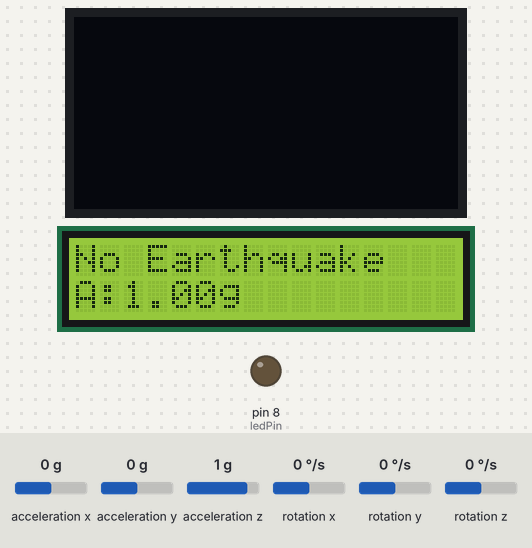
Bench run of a sketch on a simulated Arduino Uno, built with avr-gcc and run on an emulated ATmega328P. Parts: 128×64 one-colour display, 16×2 character LCD, output pins drawn as LEDs (lit = HIGH). Inputs (shaded band) come from the test bench; at power-on: acceleration x 0 g, acceleration z 1 g, acceleration y 0 g, rotation x 0 °/s, rotation y 0 °/s, rotation z 0 °/s. The modem accepts every AT command (registered, SIM ready, sends succeed) and sends nothing else; what the sketch prints to the serial monitor is not drawn.

Above: at 1.2 s.
1.3 s: acceleration x set to -0.3 g
At 1.6 s:
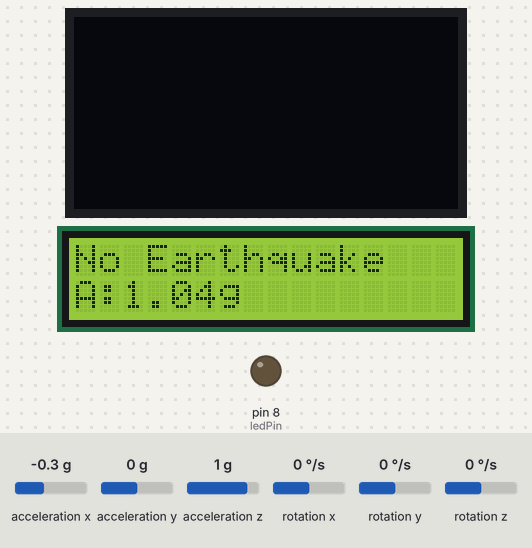
2.8 s: acceleration x set to -0.6 g
At 3.5 s:
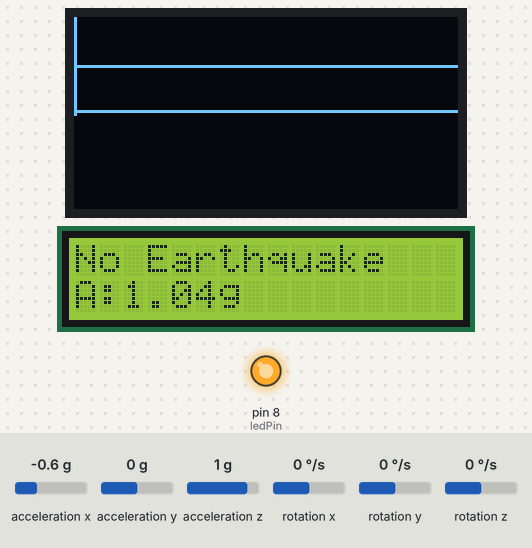
4.3 s: acceleration z set to 0.8 g
At 7.23 s:
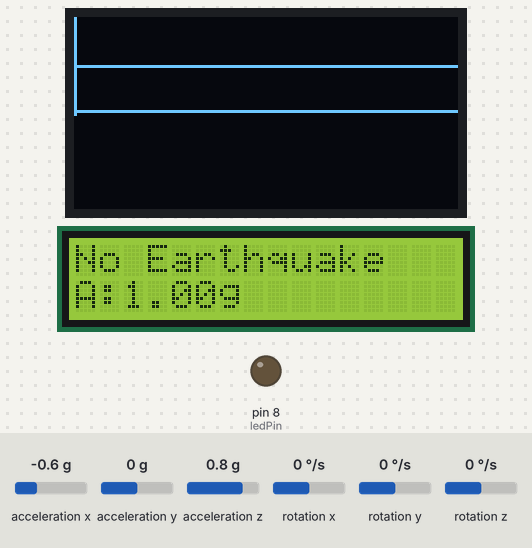
7.3 s: acceleration y set to -0.3 g
At 8.0 s:
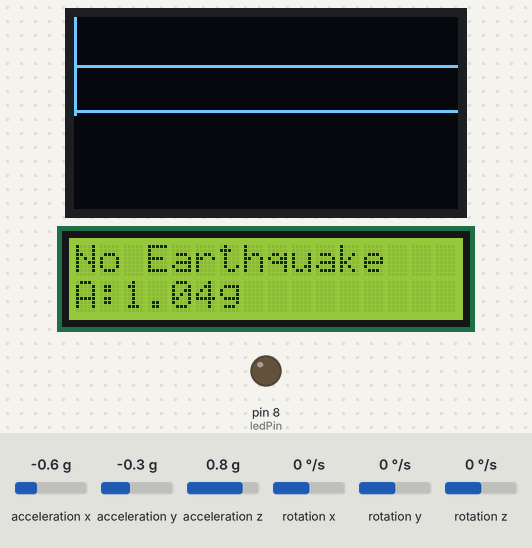
8.8 s: acceleration y set to -0.6 g
At 9.5 s:
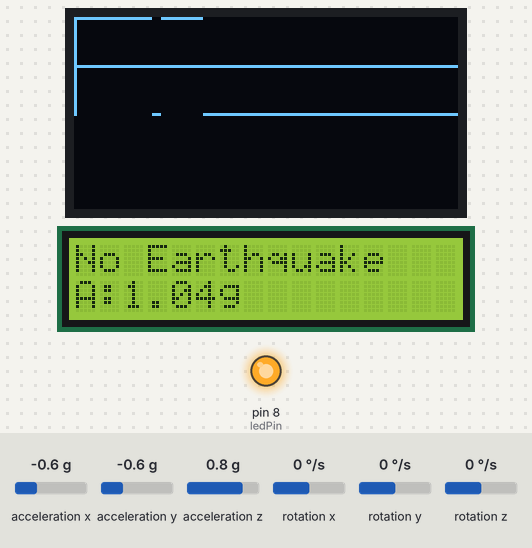
Timing chart, 0 to 11.3 s (numbered marks = the images above; inputs shaded):
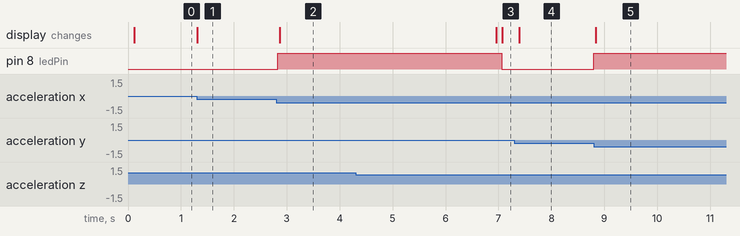

The sketch:

v3.ino
```cpp
#include <Wire.h>
#include <Adafruit_GFX.h>
#include <Adafruit_SSD1306.h>
#include <MPU6050.h>
#include <LiquidCrystal.h>
#include <math.h>
#include <SoftwareSerial.h>

#define SCREEN_WIDTH 128
#define SCREEN_HEIGHT 32
#define OLED_RESET 4
Adafruit_SSD1306 display(OLED_RESET);
LiquidCrystal lcd(12, 11, 4, 5, 6, 7); // initialize the LCD with the correct pins
SoftwareSerial sim900(9, 10); // RX, TX pins of SIM900


MPU6050 mpu;
float threshold = 1.1; // set threshold value in g (adjust as necessary)
int ledPin = 8;
int16_t ax, ay, az;

void setup() {
  Wire.begin();
  Serial.begin(9600);
  sim900.begin(9600); // initialize software serial for SIM900
  pinMode(ledPin, OUTPUT);
  mpu.initialize();
  display.begin(SSD1306_SWITCHCAPVCC, 0x3C);
  display.clearDisplay();
  display.setTextColor(WHITE);
  display.setTextSize(1);
  //display.setCursor(0,0);
 // display.println("Earthquake Detection");
  //display.display();
  lcd.begin(16, 2); // initialize the LCD with 16 columns and 2 rows
  lcd.clear(); // clear the LCD screen
  //lcd.print("Hello World!"); // write a message to the LCD
}

void sms(){
  sim900.println("AT+CMGF=1"); // set SMS mode to text
  delay(1000);
  sim900.println("AT+CMGS=\"+8801759209101\""); // replace with phone number to send SMS to
  delay(1000);
  sim900.println("Earthquake SOS!!!!"); // replace with message to send
  delay(1000);
  sim900.write(26); // send CTRL+Z to end SMS message
  delay(1000);
}


  unsigned long previousMillis = 0;
const int interval = 100; // Interval in milliseconds between each data point
int dataPoints[SCREEN_WIDTH]; // Array to store acceleration data points
int dataIndex = 0; // Current index in dataPoints array
int maxData = -10000; // Maximum value of dataPoints array
int minData = 10000; // Minimum value of dataPoints array


void setupGraph(int16_t ax, int16_t ay) {

   // Draw x-axis
  display.drawLine(0, SCREEN_HEIGHT / 2, SCREEN_WIDTH, SCREEN_HEIGHT / 2, WHITE);

  // Draw y-axis
  display.drawLine(0, 0, 0, SCREEN_HEIGHT, WHITE);

  // Draw data points
  int x = 0;
  for (int i = 0; i < SCREEN_WIDTH; i++) {
    int y = map(dataPoints[i], minData, maxData, SCREEN_HEIGHT, 0);
    display.drawPixel(x, y, WHITE);
    x++;
  }

  display.display();


}

void loop() {
  mpu.getAcceleration(&ax, &ay, &az);
  // Print the data to the serial monitor
  Serial.print("Accelerometer (mg): ");
  Serial.print(ax); Serial.print(", ");
  Serial.print(ay); Serial.print(", ");
  Serial.println(az);

  static unsigned long lastTime = 0;
  unsigned long currentTime = millis();


  float accelerationX = ax / 16384.0; // calculate acceleration in g
  float accelerationY = ay / 16384.0;
  float accelerationZ = az / 16384.0;
  float acceleration = sqrt(accelerationX * accelerationX + accelerationY * accelerationY + accelerationZ * accelerationZ);
  Serial.println(acceleration);
  float convertedValue = map(acceleration, -32768, 32767, 0, SCREEN_HEIGHT);
  int graphHeight = SCREEN_HEIGHT - convertedValue;


 unsigned long currentMillis = millis();

  if (currentMillis - previousMillis >= interval) {

    // Store acceleration data in dataPoints array
    dataPoints[dataIndex] = (int)acceleration;

    // Update maxData and minData values
    if (acceleration > maxData) {
      maxData = (int)acceleration;
    } else if (acceleration < minData) {
      minData = (int)acceleration;
    }

    // Increment dataIndex and wrap around if necessary
    dataIndex++;
    if (dataIndex >= SCREEN_WIDTH) {
      dataIndex = 0;
      maxData = -10000;
      minData = 10000;
    }


  if (acceleration >= threshold) {
    digitalWrite(ledPin, HIGH); // turn on LED
    //lcd.print("Earthquake Detected!");
    display.clearDisplay();
    display.setCursor(0,0);
    //display.print("Earthquake Detected!");
    display.setCursor(0,10);
    //display.print("Acceleration: ");
    //display.print(acceleration, 2);
    //display.print(" g");
    setupGraph(ax, ay);
    display.display();
    sms();

    int num_bars = map(acceleration, 0, 1000, 0, 16);
    // display bar graph on LCD screen
    lcd.clear(); // clear the LCD screen
     lcd.print("Earthquake Detected!");
    lcd.setCursor(0, 1);
    lcd.print("A:");
    lcd.print(acceleration);
    lcd.print("g");
  }
  else {
    digitalWrite(ledPin, LOW); // turn off LED
    //lcd.print("No Earthquake!");
    display.clearDisplay();
    display.setCursor(0,0);
    //display.println("No Earthquake");
    //setupGraph(ax, ay);


    int num_bars = map(acceleration, 0, 1000, 0, 16);
    // display bar graph on LCD screen
    lcd.clear(); // clear the LCD screen
    lcd.print("No Earthquake");
    lcd.setCursor(0, 1);
    lcd.print("A:");
    lcd.print(acceleration);
    lcd.print("g");


  }
  delay(100);
  }
}
```

Measured:
- the behaviour switches between -0.4 and -0.5 g on acceleration x (found by bisection; images 1 and 2)
- the behaviour switches between 1 and 0.9 g on acceleration z (found by bisection; images 2 and 3)
- the behaviour switches between -0.4 and -0.5 g on acceleration y (found by bisection; images 4 and 5)
- after the input at 1.3 s, the display: changes at once (image 1)
- after the input at 2.8 s, pin 8 (ledPin): LOW → HIGH at once; the display: changes after 0.07 s (image 2)
- after the input at 4.3 s, pin 8 (ledPin): HIGH → LOW after 2.8 s; the display: first differs from a run without the input after 2.8 s (image 3)
- after the input at 7.3 s, the display: changes after 0.09 s (image 4)
- after the input at 8.8 s, pin 8 (ledPin): LOW → HIGH at once; the display: changes at once (image 5)
